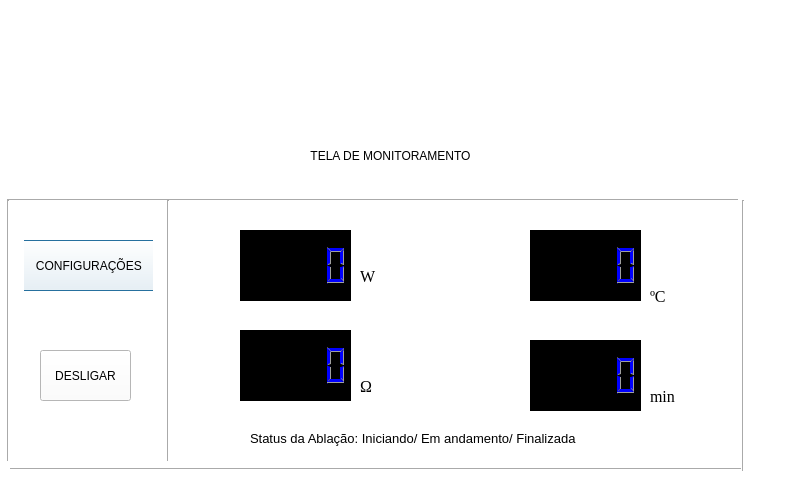
<?xml version="1.0" encoding="UTF-8"?>
<ui version="4.0">
 <class>moniDialog</class>
 <widget class="QDialog" name="moniDialog">
  <property name="geometry">
   <rect>
    <x>0</x>
    <y>0</y>
    <width>800</width>
    <height>480</height>
   </rect>
  </property>
  <property name="windowTitle">
   <string>Dialog</string>
  </property>
  <property name="styleSheet">
   <string notr="true">background-color: rgb(255, 255, 255);</string>
  </property>
  <widget class="QLabel" name="label_2">
   <property name="geometry">
    <rect>
     <x>170</x>
     <y>120</y>
     <width>441</width>
     <height>71</height>
    </rect>
   </property>
   <property name="styleSheet">
    <string notr="true">font: 22pt &quot;Times New Roman&quot;;</string>
   </property>
   <property name="text">
    <string>TELA DE MONITORAMENTO</string>
   </property>
   <property name="alignment">
    <set>Qt::AlignCenter</set>
   </property>
  </widget>
  <widget class="QLabel" name="label">
   <property name="geometry">
    <rect>
     <x>20</x>
     <y>0</y>
     <width>721</width>
     <height>111</height>
    </rect>
   </property>
   <property name="text">
    <string/>
   </property>
  </widget>
  <widget class="QLabel" name="label_14">
   <property name="geometry">
    <rect>
     <x>650</x>
     <y>390</y>
     <width>47</width>
     <height>13</height>
    </rect>
   </property>
   <property name="font">
    <font>
     <family>Times New Roman</family>
     <pointsize>12</pointsize>
     <weight>9</weight>
     <italic>false</italic>
     <bold>false</bold>
    </font>
   </property>
   <property name="styleSheet">
    <string notr="true">font: 75 12pt &quot;Times New Roman&quot;;</string>
   </property>
   <property name="text">
    <string>min</string>
   </property>
  </widget>
  <widget class="QLabel" name="label_15">
   <property name="geometry">
    <rect>
     <x>250</x>
     <y>430</y>
     <width>381</width>
     <height>16</height>
    </rect>
   </property>
   <property name="font">
    <font>
     <pointsize>10</pointsize>
    </font>
   </property>
   <property name="text">
    <string>Status da Ablação: Iniciando/ Em andamento/ Finalizada </string>
   </property>
  </widget>
  <widget class="QPushButton" name="pushButton_7">
   <property name="geometry">
    <rect>
     <x>20</x>
     <y>240</y>
     <width>141</width>
     <height>51</height>
    </rect>
   </property>
   <property name="text">
    <string>CONFIGURAÇÕES </string>
   </property>
  </widget>
  <widget class="QLabel" name="label_20">
   <property name="geometry">
    <rect>
     <x>650</x>
     <y>290</y>
     <width>47</width>
     <height>13</height>
    </rect>
   </property>
   <property name="font">
    <font>
     <family>Times New Roman</family>
     <pointsize>12</pointsize>
     <weight>9</weight>
     <italic>false</italic>
     <bold>false</bold>
    </font>
   </property>
   <property name="styleSheet">
    <string notr="true">font: 75 12pt &quot;Times New Roman&quot;;</string>
   </property>
   <property name="text">
    <string>ºC</string>
   </property>
  </widget>
  <widget class="QLCDNumber" name="lcd_tempo">
   <property name="geometry">
    <rect>
     <x>530</x>
     <y>340</y>
     <width>111</width>
     <height>71</height>
    </rect>
   </property>
   <property name="palette">
    <palette>
     <active>
      <colorrole role="WindowText">
       <brush brushstyle="SolidPattern">
        <color alpha="255">
         <red>0</red>
         <green>0</green>
         <blue>255</blue>
        </color>
       </brush>
      </colorrole>
      <colorrole role="Button">
       <brush brushstyle="SolidPattern">
        <color alpha="255">
         <red>0</red>
         <green>0</green>
         <blue>0</blue>
        </color>
       </brush>
      </colorrole>
      <colorrole role="Light">
       <brush brushstyle="SolidPattern">
        <color alpha="255">
         <red>0</red>
         <green>0</green>
         <blue>255</blue>
        </color>
       </brush>
      </colorrole>
      <colorrole role="Text">
       <brush brushstyle="SolidPattern">
        <color alpha="255">
         <red>0</red>
         <green>0</green>
         <blue>255</blue>
        </color>
       </brush>
      </colorrole>
      <colorrole role="BrightText">
       <brush brushstyle="SolidPattern">
        <color alpha="255">
         <red>0</red>
         <green>0</green>
         <blue>255</blue>
        </color>
       </brush>
      </colorrole>
      <colorrole role="ButtonText">
       <brush brushstyle="SolidPattern">
        <color alpha="255">
         <red>0</red>
         <green>0</green>
         <blue>255</blue>
        </color>
       </brush>
      </colorrole>
      <colorrole role="Base">
       <brush brushstyle="SolidPattern">
        <color alpha="255">
         <red>0</red>
         <green>0</green>
         <blue>0</blue>
        </color>
       </brush>
      </colorrole>
      <colorrole role="Window">
       <brush brushstyle="SolidPattern">
        <color alpha="255">
         <red>0</red>
         <green>0</green>
         <blue>0</blue>
        </color>
       </brush>
      </colorrole>
     </active>
     <inactive>
      <colorrole role="WindowText">
       <brush brushstyle="SolidPattern">
        <color alpha="255">
         <red>0</red>
         <green>0</green>
         <blue>255</blue>
        </color>
       </brush>
      </colorrole>
      <colorrole role="Button">
       <brush brushstyle="SolidPattern">
        <color alpha="255">
         <red>0</red>
         <green>0</green>
         <blue>0</blue>
        </color>
       </brush>
      </colorrole>
      <colorrole role="Light">
       <brush brushstyle="SolidPattern">
        <color alpha="255">
         <red>0</red>
         <green>0</green>
         <blue>255</blue>
        </color>
       </brush>
      </colorrole>
      <colorrole role="Text">
       <brush brushstyle="SolidPattern">
        <color alpha="255">
         <red>0</red>
         <green>0</green>
         <blue>255</blue>
        </color>
       </brush>
      </colorrole>
      <colorrole role="BrightText">
       <brush brushstyle="SolidPattern">
        <color alpha="255">
         <red>0</red>
         <green>0</green>
         <blue>255</blue>
        </color>
       </brush>
      </colorrole>
      <colorrole role="ButtonText">
       <brush brushstyle="SolidPattern">
        <color alpha="255">
         <red>0</red>
         <green>0</green>
         <blue>255</blue>
        </color>
       </brush>
      </colorrole>
      <colorrole role="Base">
       <brush brushstyle="SolidPattern">
        <color alpha="255">
         <red>0</red>
         <green>0</green>
         <blue>0</blue>
        </color>
       </brush>
      </colorrole>
      <colorrole role="Window">
       <brush brushstyle="SolidPattern">
        <color alpha="255">
         <red>0</red>
         <green>0</green>
         <blue>0</blue>
        </color>
       </brush>
      </colorrole>
     </inactive>
     <disabled>
      <colorrole role="WindowText">
       <brush brushstyle="SolidPattern">
        <color alpha="255">
         <red>120</red>
         <green>120</green>
         <blue>120</blue>
        </color>
       </brush>
      </colorrole>
      <colorrole role="Button">
       <brush brushstyle="SolidPattern">
        <color alpha="255">
         <red>0</red>
         <green>0</green>
         <blue>0</blue>
        </color>
       </brush>
      </colorrole>
      <colorrole role="Light">
       <brush brushstyle="SolidPattern">
        <color alpha="255">
         <red>0</red>
         <green>0</green>
         <blue>255</blue>
        </color>
       </brush>
      </colorrole>
      <colorrole role="Text">
       <brush brushstyle="SolidPattern">
        <color alpha="255">
         <red>120</red>
         <green>120</green>
         <blue>120</blue>
        </color>
       </brush>
      </colorrole>
      <colorrole role="BrightText">
       <brush brushstyle="SolidPattern">
        <color alpha="255">
         <red>0</red>
         <green>0</green>
         <blue>255</blue>
        </color>
       </brush>
      </colorrole>
      <colorrole role="ButtonText">
       <brush brushstyle="SolidPattern">
        <color alpha="255">
         <red>120</red>
         <green>120</green>
         <blue>120</blue>
        </color>
       </brush>
      </colorrole>
      <colorrole role="Base">
       <brush brushstyle="SolidPattern">
        <color alpha="255">
         <red>0</red>
         <green>0</green>
         <blue>0</blue>
        </color>
       </brush>
      </colorrole>
      <colorrole role="Window">
       <brush brushstyle="SolidPattern">
        <color alpha="255">
         <red>0</red>
         <green>0</green>
         <blue>0</blue>
        </color>
       </brush>
      </colorrole>
     </disabled>
    </palette>
   </property>
   <property name="styleSheet">
    <string notr="true">background-color: rgb(0, 0, 0);</string>
   </property>
  </widget>
  <widget class="QLabel" name="label_21">
   <property name="geometry">
    <rect>
     <x>170</x>
     <y>120</y>
     <width>441</width>
     <height>71</height>
    </rect>
   </property>
   <property name="styleSheet">
    <string notr="true">font: 22pt &quot;Times New Roman&quot;;</string>
   </property>
   <property name="text">
    <string>TELA DE MONITORAMENTO</string>
   </property>
   <property name="alignment">
    <set>Qt::AlignCenter</set>
   </property>
  </widget>
  <widget class="QPushButton" name="pushButton_8">
   <property name="geometry">
    <rect>
     <x>40</x>
     <y>350</y>
     <width>91</width>
     <height>51</height>
    </rect>
   </property>
   <property name="palette">
    <palette>
     <active>
      <colorrole role="WindowText">
       <brush brushstyle="SolidPattern">
        <color alpha="255">
         <red>0</red>
         <green>0</green>
         <blue>0</blue>
        </color>
       </brush>
      </colorrole>
      <colorrole role="Button">
       <brush brushstyle="SolidPattern">
        <color alpha="255">
         <red>255</red>
         <green>255</green>
         <blue>255</blue>
        </color>
       </brush>
      </colorrole>
      <colorrole role="Dark">
       <brush brushstyle="SolidPattern">
        <color alpha="255">
         <red>179</red>
         <green>179</green>
         <blue>179</blue>
        </color>
       </brush>
      </colorrole>
      <colorrole role="Text">
       <brush brushstyle="SolidPattern">
        <color alpha="255">
         <red>0</red>
         <green>0</green>
         <blue>0</blue>
        </color>
       </brush>
      </colorrole>
      <colorrole role="ButtonText">
       <brush brushstyle="SolidPattern">
        <color alpha="255">
         <red>0</red>
         <green>0</green>
         <blue>0</blue>
        </color>
       </brush>
      </colorrole>
      <colorrole role="Base">
       <brush brushstyle="SolidPattern">
        <color alpha="255">
         <red>255</red>
         <green>255</green>
         <blue>255</blue>
        </color>
       </brush>
      </colorrole>
      <colorrole role="Window">
       <brush brushstyle="SolidPattern">
        <color alpha="255">
         <red>255</red>
         <green>255</green>
         <blue>255</blue>
        </color>
       </brush>
      </colorrole>
     </active>
     <inactive>
      <colorrole role="WindowText">
       <brush brushstyle="SolidPattern">
        <color alpha="255">
         <red>0</red>
         <green>0</green>
         <blue>0</blue>
        </color>
       </brush>
      </colorrole>
      <colorrole role="Button">
       <brush brushstyle="SolidPattern">
        <color alpha="255">
         <red>255</red>
         <green>255</green>
         <blue>255</blue>
        </color>
       </brush>
      </colorrole>
      <colorrole role="Dark">
       <brush brushstyle="SolidPattern">
        <color alpha="255">
         <red>179</red>
         <green>179</green>
         <blue>179</blue>
        </color>
       </brush>
      </colorrole>
      <colorrole role="Text">
       <brush brushstyle="SolidPattern">
        <color alpha="255">
         <red>0</red>
         <green>0</green>
         <blue>0</blue>
        </color>
       </brush>
      </colorrole>
      <colorrole role="ButtonText">
       <brush brushstyle="SolidPattern">
        <color alpha="255">
         <red>0</red>
         <green>0</green>
         <blue>0</blue>
        </color>
       </brush>
      </colorrole>
      <colorrole role="Base">
       <brush brushstyle="SolidPattern">
        <color alpha="255">
         <red>255</red>
         <green>255</green>
         <blue>255</blue>
        </color>
       </brush>
      </colorrole>
      <colorrole role="Window">
       <brush brushstyle="SolidPattern">
        <color alpha="255">
         <red>255</red>
         <green>255</green>
         <blue>255</blue>
        </color>
       </brush>
      </colorrole>
     </inactive>
     <disabled>
      <colorrole role="WindowText">
       <brush brushstyle="SolidPattern">
        <color alpha="255">
         <red>179</red>
         <green>179</green>
         <blue>179</blue>
        </color>
       </brush>
      </colorrole>
      <colorrole role="Button">
       <brush brushstyle="SolidPattern">
        <color alpha="255">
         <red>255</red>
         <green>255</green>
         <blue>255</blue>
        </color>
       </brush>
      </colorrole>
      <colorrole role="Dark">
       <brush brushstyle="SolidPattern">
        <color alpha="255">
         <red>179</red>
         <green>179</green>
         <blue>179</blue>
        </color>
       </brush>
      </colorrole>
      <colorrole role="Text">
       <brush brushstyle="SolidPattern">
        <color alpha="255">
         <red>179</red>
         <green>179</green>
         <blue>179</blue>
        </color>
       </brush>
      </colorrole>
      <colorrole role="ButtonText">
       <brush brushstyle="SolidPattern">
        <color alpha="255">
         <red>179</red>
         <green>179</green>
         <blue>179</blue>
        </color>
       </brush>
      </colorrole>
      <colorrole role="Base">
       <brush brushstyle="SolidPattern">
        <color alpha="255">
         <red>255</red>
         <green>255</green>
         <blue>255</blue>
        </color>
       </brush>
      </colorrole>
      <colorrole role="Window">
       <brush brushstyle="SolidPattern">
        <color alpha="255">
         <red>255</red>
         <green>255</green>
         <blue>255</blue>
        </color>
       </brush>
      </colorrole>
     </disabled>
    </palette>
   </property>
   <property name="styleSheet">
    <string notr="true">background-color: rgb(255, 0, 0);
background-color: rgb(255, 255, 255);</string>
   </property>
   <property name="text">
    <string>DESLIGAR</string>
   </property>
  </widget>
  <widget class="QLCDNumber" name="lcd_temp">
   <property name="geometry">
    <rect>
     <x>530</x>
     <y>230</y>
     <width>111</width>
     <height>71</height>
    </rect>
   </property>
   <property name="palette">
    <palette>
     <active>
      <colorrole role="WindowText">
       <brush brushstyle="SolidPattern">
        <color alpha="255">
         <red>0</red>
         <green>0</green>
         <blue>255</blue>
        </color>
       </brush>
      </colorrole>
      <colorrole role="Button">
       <brush brushstyle="SolidPattern">
        <color alpha="255">
         <red>0</red>
         <green>0</green>
         <blue>0</blue>
        </color>
       </brush>
      </colorrole>
      <colorrole role="Light">
       <brush brushstyle="SolidPattern">
        <color alpha="255">
         <red>0</red>
         <green>0</green>
         <blue>255</blue>
        </color>
       </brush>
      </colorrole>
      <colorrole role="Text">
       <brush brushstyle="SolidPattern">
        <color alpha="255">
         <red>0</red>
         <green>0</green>
         <blue>255</blue>
        </color>
       </brush>
      </colorrole>
      <colorrole role="BrightText">
       <brush brushstyle="SolidPattern">
        <color alpha="255">
         <red>0</red>
         <green>0</green>
         <blue>255</blue>
        </color>
       </brush>
      </colorrole>
      <colorrole role="ButtonText">
       <brush brushstyle="SolidPattern">
        <color alpha="255">
         <red>0</red>
         <green>0</green>
         <blue>255</blue>
        </color>
       </brush>
      </colorrole>
      <colorrole role="Base">
       <brush brushstyle="SolidPattern">
        <color alpha="255">
         <red>0</red>
         <green>0</green>
         <blue>0</blue>
        </color>
       </brush>
      </colorrole>
      <colorrole role="Window">
       <brush brushstyle="SolidPattern">
        <color alpha="255">
         <red>0</red>
         <green>0</green>
         <blue>0</blue>
        </color>
       </brush>
      </colorrole>
     </active>
     <inactive>
      <colorrole role="WindowText">
       <brush brushstyle="SolidPattern">
        <color alpha="255">
         <red>0</red>
         <green>0</green>
         <blue>255</blue>
        </color>
       </brush>
      </colorrole>
      <colorrole role="Button">
       <brush brushstyle="SolidPattern">
        <color alpha="255">
         <red>0</red>
         <green>0</green>
         <blue>0</blue>
        </color>
       </brush>
      </colorrole>
      <colorrole role="Light">
       <brush brushstyle="SolidPattern">
        <color alpha="255">
         <red>0</red>
         <green>0</green>
         <blue>255</blue>
        </color>
       </brush>
      </colorrole>
      <colorrole role="Text">
       <brush brushstyle="SolidPattern">
        <color alpha="255">
         <red>0</red>
         <green>0</green>
         <blue>255</blue>
        </color>
       </brush>
      </colorrole>
      <colorrole role="BrightText">
       <brush brushstyle="SolidPattern">
        <color alpha="255">
         <red>0</red>
         <green>0</green>
         <blue>255</blue>
        </color>
       </brush>
      </colorrole>
      <colorrole role="ButtonText">
       <brush brushstyle="SolidPattern">
        <color alpha="255">
         <red>0</red>
         <green>0</green>
         <blue>255</blue>
        </color>
       </brush>
      </colorrole>
      <colorrole role="Base">
       <brush brushstyle="SolidPattern">
        <color alpha="255">
         <red>0</red>
         <green>0</green>
         <blue>0</blue>
        </color>
       </brush>
      </colorrole>
      <colorrole role="Window">
       <brush brushstyle="SolidPattern">
        <color alpha="255">
         <red>0</red>
         <green>0</green>
         <blue>0</blue>
        </color>
       </brush>
      </colorrole>
     </inactive>
     <disabled>
      <colorrole role="WindowText">
       <brush brushstyle="SolidPattern">
        <color alpha="255">
         <red>120</red>
         <green>120</green>
         <blue>120</blue>
        </color>
       </brush>
      </colorrole>
      <colorrole role="Button">
       <brush brushstyle="SolidPattern">
        <color alpha="255">
         <red>0</red>
         <green>0</green>
         <blue>0</blue>
        </color>
       </brush>
      </colorrole>
      <colorrole role="Light">
       <brush brushstyle="SolidPattern">
        <color alpha="255">
         <red>0</red>
         <green>0</green>
         <blue>255</blue>
        </color>
       </brush>
      </colorrole>
      <colorrole role="Text">
       <brush brushstyle="SolidPattern">
        <color alpha="255">
         <red>120</red>
         <green>120</green>
         <blue>120</blue>
        </color>
       </brush>
      </colorrole>
      <colorrole role="BrightText">
       <brush brushstyle="SolidPattern">
        <color alpha="255">
         <red>0</red>
         <green>0</green>
         <blue>255</blue>
        </color>
       </brush>
      </colorrole>
      <colorrole role="ButtonText">
       <brush brushstyle="SolidPattern">
        <color alpha="255">
         <red>120</red>
         <green>120</green>
         <blue>120</blue>
        </color>
       </brush>
      </colorrole>
      <colorrole role="Base">
       <brush brushstyle="SolidPattern">
        <color alpha="255">
         <red>0</red>
         <green>0</green>
         <blue>0</blue>
        </color>
       </brush>
      </colorrole>
      <colorrole role="Window">
       <brush brushstyle="SolidPattern">
        <color alpha="255">
         <red>0</red>
         <green>0</green>
         <blue>0</blue>
        </color>
       </brush>
      </colorrole>
     </disabled>
    </palette>
   </property>
   <property name="styleSheet">
    <string notr="true">background-color: rgb(0, 0, 0);</string>
   </property>
  </widget>
  <widget class="QLCDNumber" name="lcd_imp">
   <property name="geometry">
    <rect>
     <x>240</x>
     <y>330</y>
     <width>111</width>
     <height>71</height>
    </rect>
   </property>
   <property name="palette">
    <palette>
     <active>
      <colorrole role="WindowText">
       <brush brushstyle="SolidPattern">
        <color alpha="255">
         <red>0</red>
         <green>0</green>
         <blue>255</blue>
        </color>
       </brush>
      </colorrole>
      <colorrole role="Button">
       <brush brushstyle="SolidPattern">
        <color alpha="255">
         <red>0</red>
         <green>0</green>
         <blue>0</blue>
        </color>
       </brush>
      </colorrole>
      <colorrole role="Light">
       <brush brushstyle="SolidPattern">
        <color alpha="255">
         <red>0</red>
         <green>0</green>
         <blue>255</blue>
        </color>
       </brush>
      </colorrole>
      <colorrole role="Text">
       <brush brushstyle="SolidPattern">
        <color alpha="255">
         <red>0</red>
         <green>0</green>
         <blue>255</blue>
        </color>
       </brush>
      </colorrole>
      <colorrole role="BrightText">
       <brush brushstyle="SolidPattern">
        <color alpha="255">
         <red>0</red>
         <green>0</green>
         <blue>255</blue>
        </color>
       </brush>
      </colorrole>
      <colorrole role="ButtonText">
       <brush brushstyle="SolidPattern">
        <color alpha="255">
         <red>0</red>
         <green>0</green>
         <blue>255</blue>
        </color>
       </brush>
      </colorrole>
      <colorrole role="Base">
       <brush brushstyle="SolidPattern">
        <color alpha="255">
         <red>0</red>
         <green>0</green>
         <blue>0</blue>
        </color>
       </brush>
      </colorrole>
      <colorrole role="Window">
       <brush brushstyle="SolidPattern">
        <color alpha="255">
         <red>0</red>
         <green>0</green>
         <blue>0</blue>
        </color>
       </brush>
      </colorrole>
      <colorrole role="AlternateBase">
       <brush brushstyle="SolidPattern">
        <color alpha="255">
         <red>0</red>
         <green>0</green>
         <blue>0</blue>
        </color>
       </brush>
      </colorrole>
     </active>
     <inactive>
      <colorrole role="WindowText">
       <brush brushstyle="SolidPattern">
        <color alpha="255">
         <red>0</red>
         <green>0</green>
         <blue>255</blue>
        </color>
       </brush>
      </colorrole>
      <colorrole role="Button">
       <brush brushstyle="SolidPattern">
        <color alpha="255">
         <red>0</red>
         <green>0</green>
         <blue>0</blue>
        </color>
       </brush>
      </colorrole>
      <colorrole role="Light">
       <brush brushstyle="SolidPattern">
        <color alpha="255">
         <red>0</red>
         <green>0</green>
         <blue>255</blue>
        </color>
       </brush>
      </colorrole>
      <colorrole role="Text">
       <brush brushstyle="SolidPattern">
        <color alpha="255">
         <red>0</red>
         <green>0</green>
         <blue>255</blue>
        </color>
       </brush>
      </colorrole>
      <colorrole role="BrightText">
       <brush brushstyle="SolidPattern">
        <color alpha="255">
         <red>0</red>
         <green>0</green>
         <blue>255</blue>
        </color>
       </brush>
      </colorrole>
      <colorrole role="ButtonText">
       <brush brushstyle="SolidPattern">
        <color alpha="255">
         <red>0</red>
         <green>0</green>
         <blue>255</blue>
        </color>
       </brush>
      </colorrole>
      <colorrole role="Base">
       <brush brushstyle="SolidPattern">
        <color alpha="255">
         <red>0</red>
         <green>0</green>
         <blue>0</blue>
        </color>
       </brush>
      </colorrole>
      <colorrole role="Window">
       <brush brushstyle="SolidPattern">
        <color alpha="255">
         <red>0</red>
         <green>0</green>
         <blue>0</blue>
        </color>
       </brush>
      </colorrole>
      <colorrole role="AlternateBase">
       <brush brushstyle="SolidPattern">
        <color alpha="255">
         <red>0</red>
         <green>0</green>
         <blue>0</blue>
        </color>
       </brush>
      </colorrole>
     </inactive>
     <disabled>
      <colorrole role="WindowText">
       <brush brushstyle="SolidPattern">
        <color alpha="255">
         <red>120</red>
         <green>120</green>
         <blue>120</blue>
        </color>
       </brush>
      </colorrole>
      <colorrole role="Button">
       <brush brushstyle="SolidPattern">
        <color alpha="255">
         <red>0</red>
         <green>0</green>
         <blue>0</blue>
        </color>
       </brush>
      </colorrole>
      <colorrole role="Light">
       <brush brushstyle="SolidPattern">
        <color alpha="255">
         <red>0</red>
         <green>0</green>
         <blue>255</blue>
        </color>
       </brush>
      </colorrole>
      <colorrole role="Text">
       <brush brushstyle="SolidPattern">
        <color alpha="255">
         <red>120</red>
         <green>120</green>
         <blue>120</blue>
        </color>
       </brush>
      </colorrole>
      <colorrole role="BrightText">
       <brush brushstyle="SolidPattern">
        <color alpha="255">
         <red>0</red>
         <green>0</green>
         <blue>255</blue>
        </color>
       </brush>
      </colorrole>
      <colorrole role="ButtonText">
       <brush brushstyle="SolidPattern">
        <color alpha="255">
         <red>120</red>
         <green>120</green>
         <blue>120</blue>
        </color>
       </brush>
      </colorrole>
      <colorrole role="Base">
       <brush brushstyle="SolidPattern">
        <color alpha="255">
         <red>0</red>
         <green>0</green>
         <blue>0</blue>
        </color>
       </brush>
      </colorrole>
      <colorrole role="Window">
       <brush brushstyle="SolidPattern">
        <color alpha="255">
         <red>0</red>
         <green>0</green>
         <blue>0</blue>
        </color>
       </brush>
      </colorrole>
      <colorrole role="AlternateBase">
       <brush brushstyle="SolidPattern">
        <color alpha="255">
         <red>0</red>
         <green>0</green>
         <blue>0</blue>
        </color>
       </brush>
      </colorrole>
     </disabled>
    </palette>
   </property>
   <property name="styleSheet">
    <string notr="true">alternate-background-color: rgb(0, 0, 0);
background-color: rgb(0, 0, 0);</string>
   </property>
  </widget>
  <widget class="QLabel" name="label_23">
   <property name="geometry">
    <rect>
     <x>360</x>
     <y>270</y>
     <width>47</width>
     <height>13</height>
    </rect>
   </property>
   <property name="font">
    <font>
     <family>Times New Roman</family>
     <pointsize>12</pointsize>
     <weight>9</weight>
     <italic>false</italic>
     <bold>false</bold>
    </font>
   </property>
   <property name="styleSheet">
    <string notr="true">font: 75 12pt &quot;Times New Roman&quot;;</string>
   </property>
   <property name="text">
    <string>W</string>
   </property>
  </widget>
  <widget class="QLabel" name="label_24">
   <property name="geometry">
    <rect>
     <x>360</x>
     <y>380</y>
     <width>47</width>
     <height>13</height>
    </rect>
   </property>
   <property name="font">
    <font>
     <family>Times New Roman</family>
     <pointsize>12</pointsize>
     <weight>9</weight>
     <italic>false</italic>
     <bold>false</bold>
    </font>
   </property>
   <property name="styleSheet">
    <string notr="true">font: 75 12pt &quot;Times New Roman&quot;;</string>
   </property>
   <property name="text">
    <string>Ω</string>
   </property>
  </widget>
  <widget class="QLCDNumber" name="lcd_potencia">
   <property name="geometry">
    <rect>
     <x>240</x>
     <y>230</y>
     <width>111</width>
     <height>71</height>
    </rect>
   </property>
   <property name="palette">
    <palette>
     <active>
      <colorrole role="WindowText">
       <brush brushstyle="SolidPattern">
        <color alpha="255">
         <red>0</red>
         <green>0</green>
         <blue>255</blue>
        </color>
       </brush>
      </colorrole>
      <colorrole role="Button">
       <brush brushstyle="SolidPattern">
        <color alpha="255">
         <red>0</red>
         <green>0</green>
         <blue>0</blue>
        </color>
       </brush>
      </colorrole>
      <colorrole role="Light">
       <brush brushstyle="SolidPattern">
        <color alpha="255">
         <red>0</red>
         <green>0</green>
         <blue>255</blue>
        </color>
       </brush>
      </colorrole>
      <colorrole role="Text">
       <brush brushstyle="SolidPattern">
        <color alpha="255">
         <red>0</red>
         <green>0</green>
         <blue>255</blue>
        </color>
       </brush>
      </colorrole>
      <colorrole role="BrightText">
       <brush brushstyle="SolidPattern">
        <color alpha="255">
         <red>0</red>
         <green>0</green>
         <blue>255</blue>
        </color>
       </brush>
      </colorrole>
      <colorrole role="ButtonText">
       <brush brushstyle="SolidPattern">
        <color alpha="255">
         <red>0</red>
         <green>0</green>
         <blue>255</blue>
        </color>
       </brush>
      </colorrole>
      <colorrole role="Base">
       <brush brushstyle="SolidPattern">
        <color alpha="255">
         <red>0</red>
         <green>0</green>
         <blue>0</blue>
        </color>
       </brush>
      </colorrole>
      <colorrole role="Window">
       <brush brushstyle="SolidPattern">
        <color alpha="255">
         <red>0</red>
         <green>0</green>
         <blue>0</blue>
        </color>
       </brush>
      </colorrole>
     </active>
     <inactive>
      <colorrole role="WindowText">
       <brush brushstyle="SolidPattern">
        <color alpha="255">
         <red>0</red>
         <green>0</green>
         <blue>255</blue>
        </color>
       </brush>
      </colorrole>
      <colorrole role="Button">
       <brush brushstyle="SolidPattern">
        <color alpha="255">
         <red>0</red>
         <green>0</green>
         <blue>0</blue>
        </color>
       </brush>
      </colorrole>
      <colorrole role="Light">
       <brush brushstyle="SolidPattern">
        <color alpha="255">
         <red>0</red>
         <green>0</green>
         <blue>255</blue>
        </color>
       </brush>
      </colorrole>
      <colorrole role="Text">
       <brush brushstyle="SolidPattern">
        <color alpha="255">
         <red>0</red>
         <green>0</green>
         <blue>255</blue>
        </color>
       </brush>
      </colorrole>
      <colorrole role="BrightText">
       <brush brushstyle="SolidPattern">
        <color alpha="255">
         <red>0</red>
         <green>0</green>
         <blue>255</blue>
        </color>
       </brush>
      </colorrole>
      <colorrole role="ButtonText">
       <brush brushstyle="SolidPattern">
        <color alpha="255">
         <red>0</red>
         <green>0</green>
         <blue>255</blue>
        </color>
       </brush>
      </colorrole>
      <colorrole role="Base">
       <brush brushstyle="SolidPattern">
        <color alpha="255">
         <red>0</red>
         <green>0</green>
         <blue>0</blue>
        </color>
       </brush>
      </colorrole>
      <colorrole role="Window">
       <brush brushstyle="SolidPattern">
        <color alpha="255">
         <red>0</red>
         <green>0</green>
         <blue>0</blue>
        </color>
       </brush>
      </colorrole>
     </inactive>
     <disabled>
      <colorrole role="WindowText">
       <brush brushstyle="SolidPattern">
        <color alpha="255">
         <red>120</red>
         <green>120</green>
         <blue>120</blue>
        </color>
       </brush>
      </colorrole>
      <colorrole role="Button">
       <brush brushstyle="SolidPattern">
        <color alpha="255">
         <red>0</red>
         <green>0</green>
         <blue>0</blue>
        </color>
       </brush>
      </colorrole>
      <colorrole role="Light">
       <brush brushstyle="SolidPattern">
        <color alpha="255">
         <red>0</red>
         <green>0</green>
         <blue>255</blue>
        </color>
       </brush>
      </colorrole>
      <colorrole role="Text">
       <brush brushstyle="SolidPattern">
        <color alpha="255">
         <red>120</red>
         <green>120</green>
         <blue>120</blue>
        </color>
       </brush>
      </colorrole>
      <colorrole role="BrightText">
       <brush brushstyle="SolidPattern">
        <color alpha="255">
         <red>0</red>
         <green>0</green>
         <blue>255</blue>
        </color>
       </brush>
      </colorrole>
      <colorrole role="ButtonText">
       <brush brushstyle="SolidPattern">
        <color alpha="255">
         <red>120</red>
         <green>120</green>
         <blue>120</blue>
        </color>
       </brush>
      </colorrole>
      <colorrole role="Base">
       <brush brushstyle="SolidPattern">
        <color alpha="255">
         <red>0</red>
         <green>0</green>
         <blue>0</blue>
        </color>
       </brush>
      </colorrole>
      <colorrole role="Window">
       <brush brushstyle="SolidPattern">
        <color alpha="255">
         <red>0</red>
         <green>0</green>
         <blue>0</blue>
        </color>
       </brush>
      </colorrole>
     </disabled>
    </palette>
   </property>
   <property name="styleSheet">
    <string notr="true">background-color: rgb(0, 0, 0);</string>
   </property>
  </widget>
  <widget class="Line" name="line">
   <property name="geometry">
    <rect>
     <x>7</x>
     <y>190</y>
     <width>731</width>
     <height>20</height>
    </rect>
   </property>
   <property name="orientation">
    <enum>Qt::Horizontal</enum>
   </property>
  </widget>
  <widget class="Line" name="line_2">
   <property name="geometry">
    <rect>
     <x>-7</x>
     <y>200</y>
     <width>31</width>
     <height>261</height>
    </rect>
   </property>
   <property name="orientation">
    <enum>Qt::Vertical</enum>
   </property>
  </widget>
  <widget class="Line" name="line_3">
   <property name="geometry">
    <rect>
     <x>733</x>
     <y>200</y>
     <width>21</width>
     <height>271</height>
    </rect>
   </property>
   <property name="orientation">
    <enum>Qt::Vertical</enum>
   </property>
  </widget>
  <widget class="Line" name="line_4">
   <property name="geometry">
    <rect>
     <x>10</x>
     <y>459</y>
     <width>731</width>
     <height>21</height>
    </rect>
   </property>
   <property name="orientation">
    <enum>Qt::Horizontal</enum>
   </property>
  </widget>
  <widget class="Line" name="line_5">
   <property name="geometry">
    <rect>
     <x>153</x>
     <y>200</y>
     <width>31</width>
     <height>261</height>
    </rect>
   </property>
   <property name="orientation">
    <enum>Qt::Vertical</enum>
   </property>
  </widget>
 </widget>
 <resources/>
 <connections>
  <connection>
   <sender>pushButton_8</sender>
   <signal>clicked()</signal>
   <receiver>moniDialog</receiver>
   <slot>close()</slot>
   <hints>
    <hint type="sourcelabel">
     <x>529</x>
     <y>441</y>
    </hint>
    <hint type="destinationlabel">
     <x>480</x>
     <y>426</y>
    </hint>
   </hints>
  </connection>
 </connections>
</ui>
